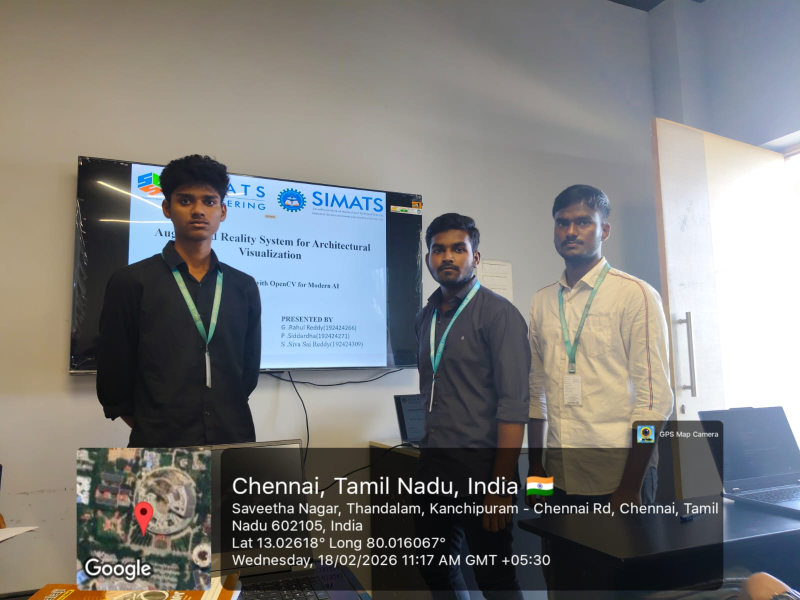
#> input picture CAPSTONE PROJECT/REVIEW GPS PHOTO.jpeg, 1600 x 1200 px, found by its file name (shown at 1/2 size)
$ jupyter execute Gaussian_Pyramid_Activity.ipynb
#> lines starting #> are read from the running program, lines starting #| are printed output that depends on the picture
[cell 1]
# Step 1: Import Libraries
from google.colab import files
import cv2
import numpy as np
from google.colab.patches import cv2_imshow

# Step 2: Upload Image
uploaded = files.upload()
#> the answer given: REVIEW GPS PHOTO.jpeg
filename = list(uploaded.keys())[0]

# Step 3: Read Image
img = cv2.imread(filename)
#> img is the input picture: shape (1200, 1600, 3); mean B, G, R 122.9, 123.8, 123.8

# 🔹 Resize Image (IMPORTANT – prevents very large display)
h, w = img.shape[:2]
#> h = 1200; w = 1600
scale_percent = 50   # Reduce to 50% of original size

new_width = int(w * scale_percent / 100)
#> new_width = 800
new_height = int(h * scale_percent / 100)
#> new_height = 600

img = cv2.resize(img, (new_width, new_height))
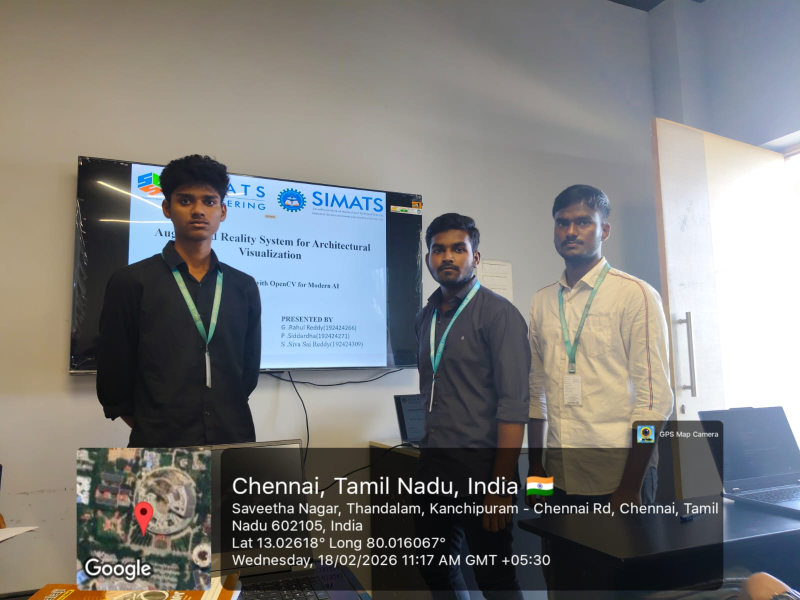
#> img: shape (600, 800, 3); mean B, G, R 123, 123.9, 123.9

# Convert to grayscale (required for Canny)
gray = cv2.cvtColor(img, cv2.COLOR_BGR2GRAY)
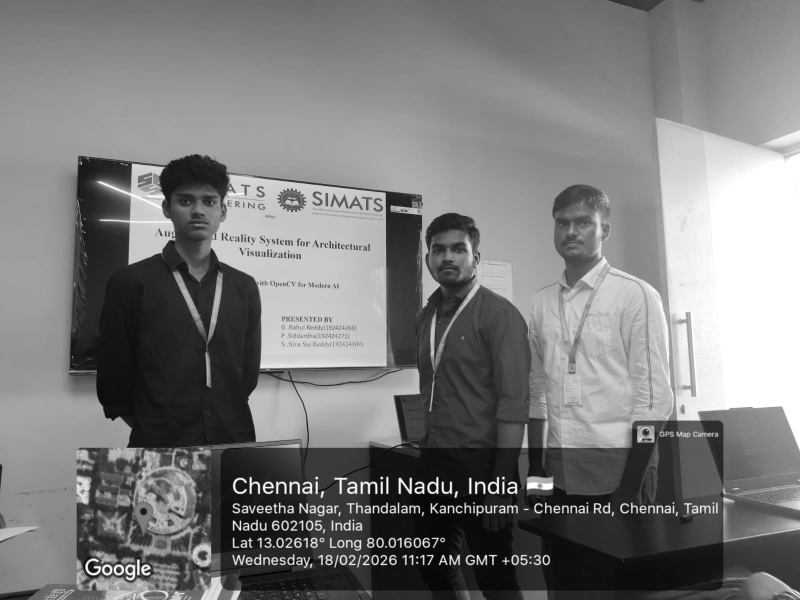
#> gray: shape (600, 800); min 3, max 255, mean 123.8

# -----------------------------
# Step 4: Generate Gaussian Pyramid
# -----------------------------

level0 = gray
level1 = cv2.pyrDown(level0)
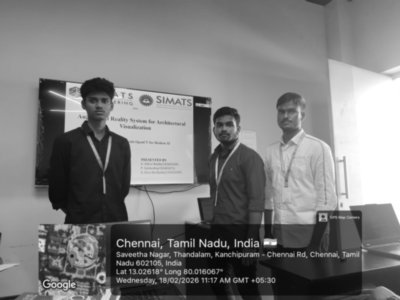
#> level1: shape (300, 400); min 7, max 255, mean 123.8
level2 = cv2.pyrDown(level1)
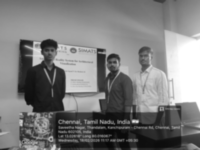
#> level2: shape (150, 200); min 7, max 255, mean 123.8
level3 = cv2.pyrDown(level2)
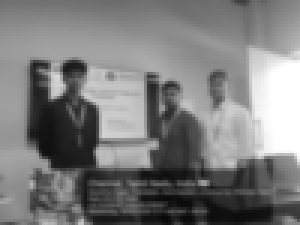
#> level3: shape (75, 100) (shown 3 times larger); min 8, max 255, mean 123.8

# -----------------------------
# Step 5: Apply Canny Edge Detection
# -----------------------------

edges0 = cv2.Canny(level0, 100, 200)
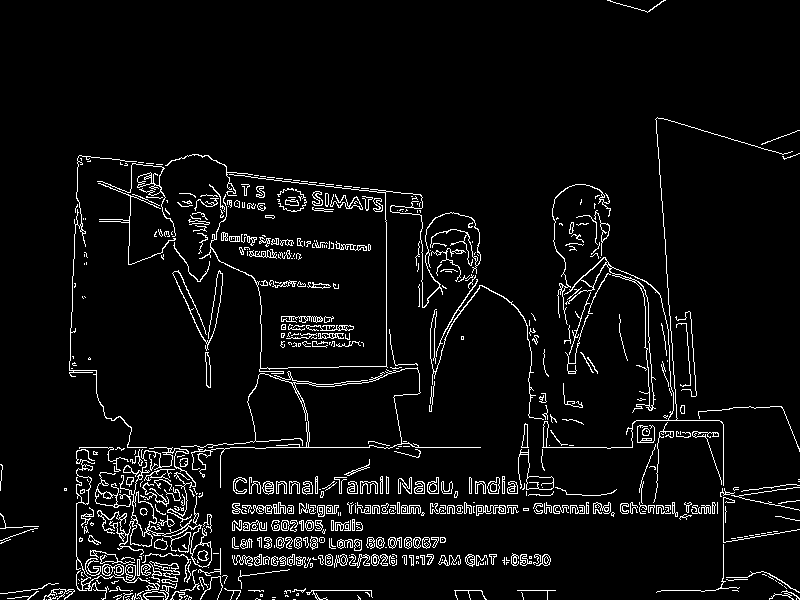
#> edges0: shape (600, 800); 5.4% white in thin lines or dots
edges1 = cv2.Canny(level1, 100, 200)
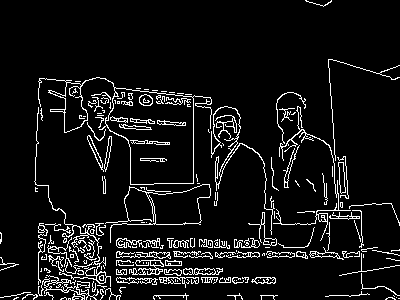
#> edges1: shape (300, 400); 7.7% white in thin lines or dots
edges2 = cv2.Canny(level2, 100, 200)
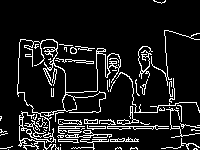
#> edges2: shape (150, 200); 10.9% white in thin lines or dots
edges3 = cv2.Canny(level3, 100, 200)
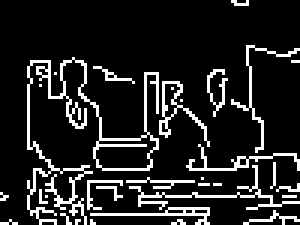
#> edges3: shape (75, 100) (shown 3 times larger); 13.4% white in thin lines or dots

# -----------------------------
# Step 6: Display Results
# -----------------------------

print("Level 0 - Original")
cv2_imshow(level0)
print("Edges Level 0")
cv2_imshow(edges0)

print("Level 1 - Half Size")
cv2_imshow(level1)
print("Edges Level 1")
cv2_imshow(edges1)

print("Level 2 - Quarter Size")
cv2_imshow(level2)
print("Edges Level 2")
cv2_imshow(edges2)

print("Level 3 - One-Eighth Size")
cv2_imshow(level3)
print("Edges Level 3")
cv2_imshow(edges3)
